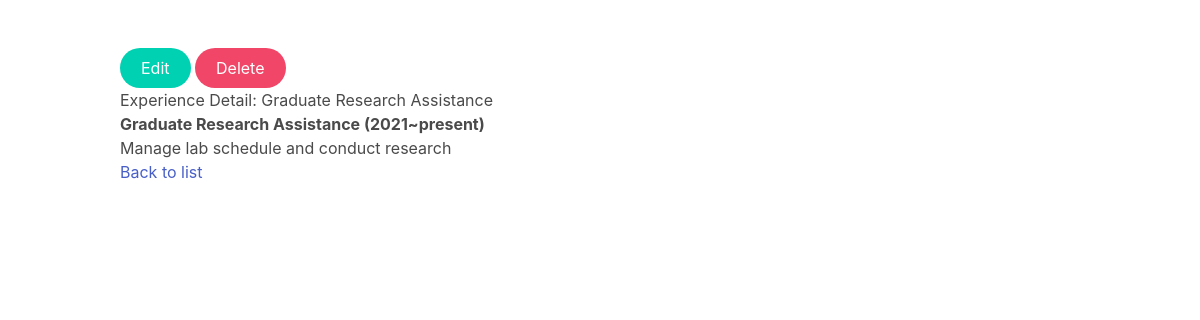
Page /exp/2/ on the earlier database version.
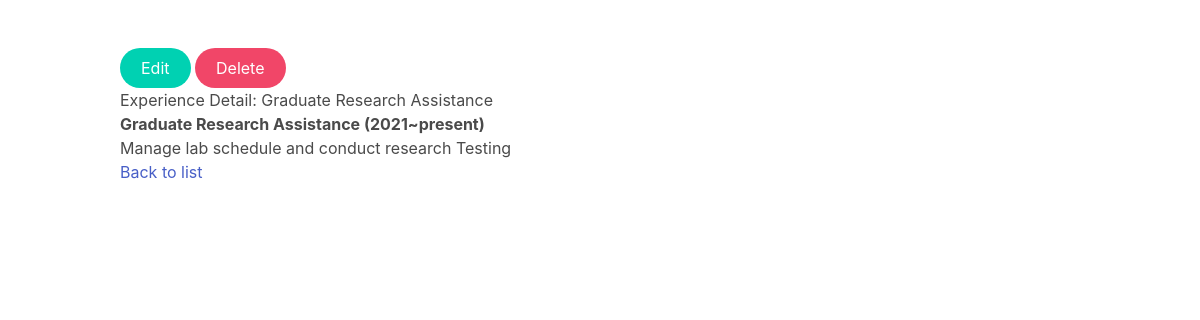
Same page on the later database version.
### experience/models.py (models this page shows)
class Experience(models.Model):
    job = models.TextField()
    year = models.TextField()
    desc = models.TextField()

### experience/views.py (the view)
# urls.py: path('<int:id>/', exp_detail_view, name='detail'),
def exp_detail_view(request, id):
    obj = Experience.objects.get(id=id)
    context = {
        "object": obj,
        "modal": process_modal_vars(
            "Delete Confirmation", "Do you want to delete this content?", "Yes", reverse("experience:delete",
                                                                                         kwargs={"id": id})
        )
    }
    return render(request, "experience/detail.html", context=context)

### first_django/utils.py (called while the page is built)
def process_modal_vars(title, content, label, url=None):
    return {
        "modal_title": title,
        "modal_content": content,
        "modal_submit_label": label,
        "form_action": url,
    }

### templates/experience/detail.html (shortened to what this page needs)
{% extends "base.html" %}
{% block content %}
    <a class="button is-primary is-rounded"  style=text-align:right; href="{% url 'experience:edit' object.id %}">Edit</a>
    <button class="button is-danger is-rounded js-modal-trigger" data-target="modal-js-example">Delete</button>
    <h1>Experience Detail: {{ object.job }}</h1>
    <p><b>{{ object.job }} {{ object.year }}</b></p>
    <p>{{ object.desc }}</p>
    <p><a href="{% url 'experience:list' %}"> Back to list </a></p>
{% endblock content %}

Differences in the rows shown:
changed Experience "Graduate Research Assistance": desc "Manage lab schedule and conduct research" → "Manage lab schedule and conduct research Testing"
